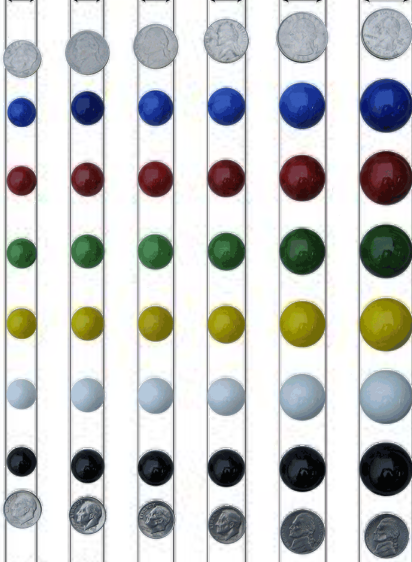
#> input picture Marbel.png, 412 x 562 px, found by its file name
$ python june9_size.py
#> lines starting #> are read from the running program, lines starting #| are printed output that depends on the picture; after the words box and inside, x2 and y2 are one past the last pixel; in counts of white or black regions, pixels touching at a corner belong together
import cv2
import numpy as np
import matplotlib.pyplot as plt
from collections import defaultdict

# Load image
image_path = r"C:\Users\win11\Documents\Tata_steel_object\Marbel.png"
image = cv2.imread(image_path)
#> image is the input picture: shape (562, 412, 3); mean B, G, R 201.2, 202.4, 200.9
if image is None:
    raise FileNotFoundError(f"Image not found: {image_path}")

# Convert to grayscale
gray = cv2.cvtColor(image, cv2.COLOR_BGR2GRAY)
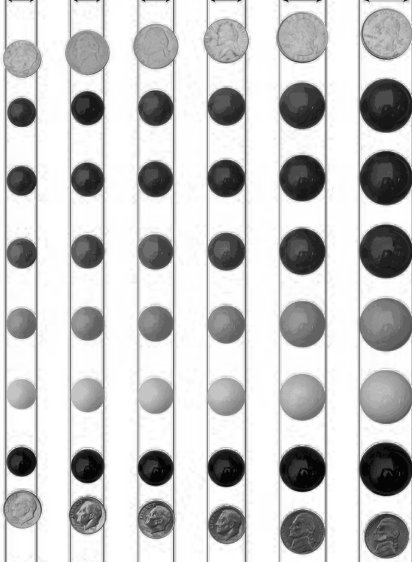
#> gray: shape (562, 412); min 5, max 255, mean 201.8

# Enhance contrast using CLAHE
clahe = cv2.createCLAHE(clipLimit=2.0, tileGridSize=(8, 8))
equalized = clahe.apply(gray)
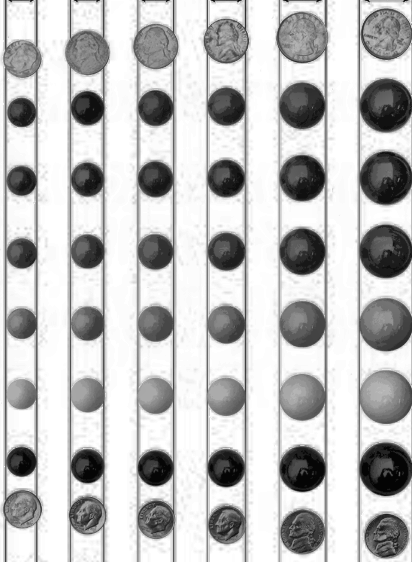
#> equalized: shape (562, 412); min 4, max 255, mean 193.4

# Blur to reduce noise
blurred = cv2.GaussianBlur(equalized, (5, 5), 1.5)
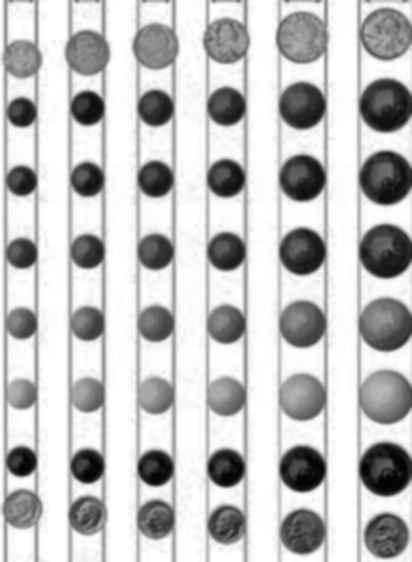
#> blurred: shape (562, 412); min 4, max 255, mean 193.5

# Hough Circle Detection
circles = cv2.HoughCircles(
    blurred,
    cv2.HOUGH_GRADIENT,
    dp=1.2,
    minDist=20,
    param1=50,
    param2=30,
    minRadius=10,
    maxRadius=60
)
#> circles = 129 rows, first 8: [385.8, 105, 26.92], [301.8, 36.6, 25.84], [155.4, 46.2, 23.32], [301.8, 396.6, 23.8], [301.8, 251.4, 22.72], [385.8, 251.4, 26.56], [303, 468.6, 23.44], [87, 52.2, 22.12]

# Overlap removal
def nms_circles_variable_size(circles, dist_factor=0.8):
    if len(circles) == 0:
        return []
    circles = sorted(circles, key=lambda x: x[2], reverse=True)
    keep = []
    for c in circles:
        x1, y1, r1 = c
        overlap = False
        for k in keep:
            x2, y2, r2 = k
            dist = np.hypot(x1 - x2, y1 - y2)
            if dist < dist_factor * (r1 + r2):
                overlap = True
                break
        if not overlap:
            keep.append(c)
    return keep

# Image physical size (mm)
physical_width_mm = 100
physical_height_mm = 80
height_px, width_px = image.shape[:2]
px_per_mm = (width_px / physical_width_mm + height_px / physical_height_mm) / 2

# Analyze circles
output = image.copy()
filtered_circles = []
sizes_mm = []

if circles is not None:
    circles = np.round(circles[0, :]).astype("int")
#> circles = 129 rows, first 8: [386, 105, 27], [302, 37, 26], [155, 46, 23], [302, 397, 24], [302, 251, 23], [386, 251, 27], [303, 469, 23], [87, 52, 22]
    filtered_circles = nms_circles_variable_size(circles, dist_factor=0.8)
#> in nms_circles_variable_size, `circles = sorted(circles, key=lambda x: x[2], reverse=True)`: circles = 129 items, first 6: [271, 488, 59], [127, 448, 59], [337, 58, 59], [127, 220, 59], [263, 146, 59], [269, 289, 58]
#> the loop in nms_circles_variable_size, `for c in circles:` made 129 passes
#> after the loop in nms_circles_variable_size, `for c in circles:`: keep = 29 items, first 6: [271, 488, 59], [127, 448, 59], [337, 58, 59], [127, 220, 59], [263, 146, 59], [269, 289, 58]
#> filtered_circles has the same summary as keep in nms_circles_variable_size

    print(f"Accurate marble count: {len(filtered_circles)}")
#| Accurate marble count: 29

    for (x, y, r) in filtered_circles:
        diameter_mm = (2 * r) / px_per_mm
        sizes_mm.append(round(diameter_mm, 1))

        cv2.circle(output, (x, y), r, (0, 255, 0), 2)
        cv2.circle(output, (x, y), 2, (0, 0, 255), -1)
#> this loop made 29 passes
#> (x, y, r, diameter_mm) on passes 1 to 8: (271, 488, 59, 21.18), (127, 448, 59, 21.18), (337, 58, 59, 21.18), (127, 220, 59, 21.18), (263, 146, 59, 21.18), (269, 289, 58, 20.82), (191, 361, 55, 19.74), (47, 293, 54, 19.38)
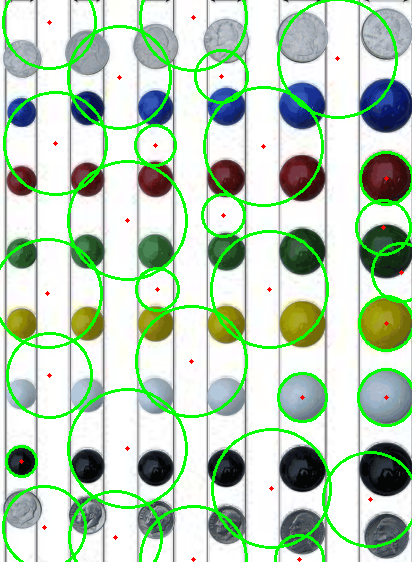
#> output: shape (562, 412, 3); 8.42% of pixels changed, all inside (x1, y1, x2, y2) = (0, 0, 412, 562)
#> after the loop, sizes_mm = 29 values, max 21.2 at index 0, min 5.4 at index 28, mean 14.6
else:
    print("No marbles detected.")

# Group sizes into bins
size_bins = defaultdict(int)
for size in sizes_mm:
    low = int(size)
    high = low + 1
    bin_label = f"{low}-{high}"
    size_bins[bin_label] += 1
#> this loop made 29 passes
#> (size, low, high, bin_label) on passes 1 to 8: (21.2, 21, 22, '21-22'), (21.2, 21, 22, '21-22'), (21.2, 21, 22, '21-22'), (21.2, 21, 22, '21-22'), (21.2, 21, 22, '21-22'), (20.8, 20, 21, '20-21'), (19.7, 19, 20, '19-20'), (19.4, 19, 20, '19-20')
#> after the loop, size_bins = 12 items

# Sort bin labels
sorted_bins = sorted(size_bins.items(), key=lambda x: int(x[0].split('-')[0]))
#> sorted_bins = [('5-6', 1), ('7-8', 3), ('8-9', 2), ('9-10', 4), ('10-11', 2), ('14-15', 1), ('15-16', 1), ('16-17', 3), ('18-19', 2), ('19-20', 4), ('20-21', 1), ('21-22', 5)]
labels = [k for k, _ in sorted_bins]
#> labels = ['5-6', '7-8', '8-9', '9-10', '10-11', '14-15', '15-16', '16-17', '18-19', '19-20', '20-21', '21-22']
counts = [v for _, v in sorted_bins]
#> counts = [1, 3, 2, 4, 2, 1, 1, 3, 2, 4, 1, 5]

print("\nGrouped Marble Sizes (in mm):")
for label, count in sorted_bins:
    print(f"{label} mm: {count}")
#> this loop made 12 passes
#> (printed output is left out)

# Plot results
plt.figure(figsize=(15, 5))

# Bar graph for size distribution
plt.subplot(1, 3, 1)
plt.title("Size Distribution (mm)")
plt.bar(labels, counts, color='skyblue', edgecolor='black')
plt.xlabel("Diameter Range (mm)")
plt.ylabel("Count")
plt.xticks(rotation=45)

# Canny edge
plt.subplot(1, 3, 2)
plt.title("Edges (Canny)")
plt.imshow(cv2.Canny(blurred, 50, 150), cmap='gray')
plt.axis("off")

# Final detected marbles
plt.subplot(1, 3, 3)
plt.title(f"Detected Marbles: {len(filtered_circles)}")
plt.imshow(cv2.cvtColor(output, cv2.COLOR_BGR2RGB))
plt.axis("off")

plt.tight_layout()
plt.show()
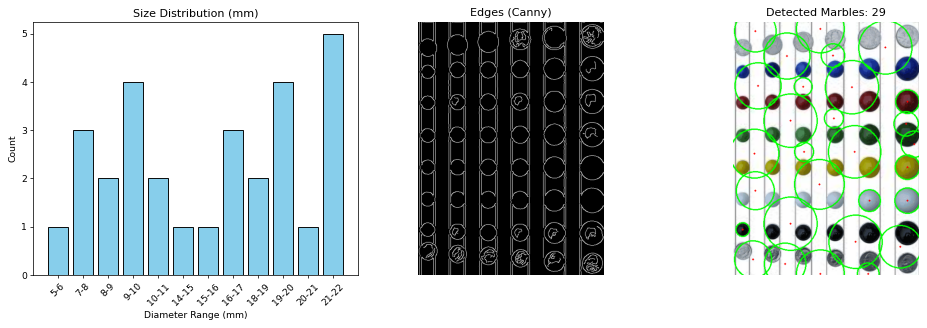
#> figure drawn by matplotlib, 3 panels; panel 1: tallest bar 5 high, from x = 10.6 to 11.4


#"C:\Users\win11\Documents\Tata_steel_object\Marble.png"

$ run again, with Marble (2).png copied over Marbel.png
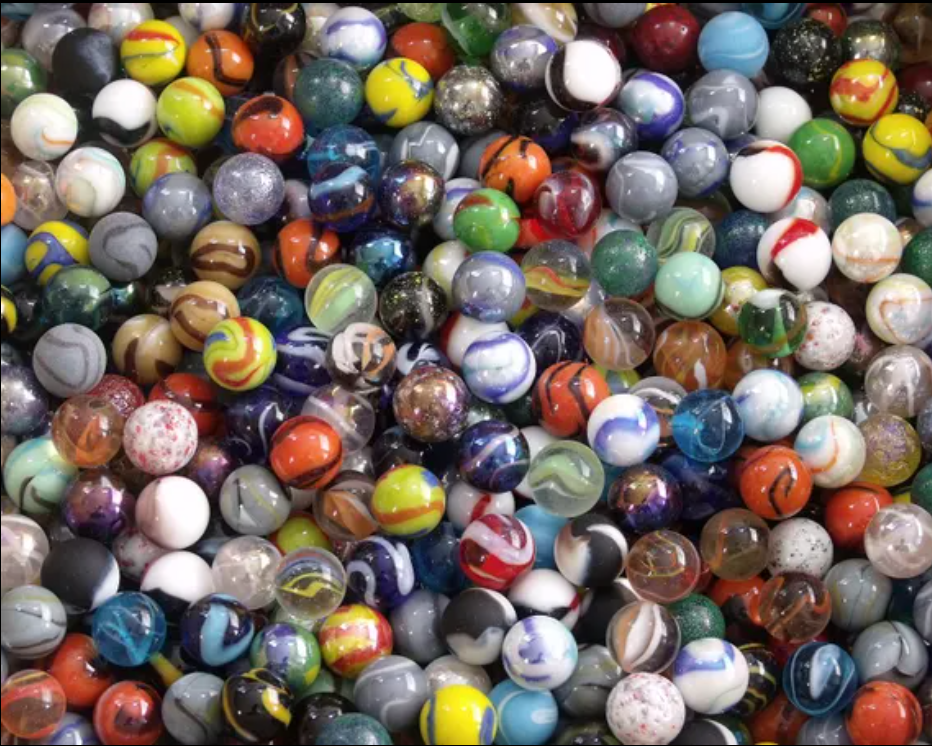
#> input picture Marble (2).png, 932 x 746 px, found by its file name
#> image is the input picture: shape (746, 932, 3); mean B, G, R 95.7, 104, 116.3
#> `circles = cv2.HoughCircles( blurred, cv2.HOUGH_GRADIENT, dp=1.2, minDi..`: circles = 820 rows, first 8: [663, 565.8, 36.88], [255, 499.8, 35.56], [319.8, 634.2, 58], [641.4, 636.6, 35.56], [160.2, 437.4, 36.88], [793.8, 253.8, 36.88], [564.6, 478.2, 39.52], [247.8, 187.8, 35.56]
#> `circles = np.round(circles[0, :]).astype("int")`: circles = 820 rows, first 8: [663, 566, 37], [255, 500, 36], [320, 634, 58], [641, 637, 36], [160, 437, 37], [794, 254, 37], [565, 478, 40], [248, 188, 36]
#> in nms_circles_variable_size, `circles = sorted(circles, key=lambda x: x[2], reverse=True)`: circles = 820 items, first 6: [361, 314, 59], [386, 113, 59], [62, 469, 59], [530, 485, 59], [136, 350, 59], [317, 542, 59]
#> the loop in nms_circles_variable_size, `for c in circles:` made 820 passes
#> after the loop in nms_circles_variable_size, `for c in circles:`: keep = 90 items, first 6: [361, 314, 59], [386, 113, 59], [62, 469, 59], [530, 485, 59], [136, 350, 59], [317, 542, 59]
#> filtered_circles has the same summary as keep in nms_circles_variable_size
#| Accurate marble count: 90
#> the loop `for (x, y, r) in filtered_circles:` made 90 passes
#> (x, y, r, diameter_mm) on passes 1 to 8: (361, 314, 59, 12.66), (386, 113, 59, 12.66), (62, 469, 59, 12.66), (530, 485, 59, 12.66), (136, 350, 59, 12.66), (317, 542, 59, 12.66), (659, 275, 59, 12.66), (643, 446, 59, 12.66)
#> after the loop `for (x, y, r) in filtered_circles:`:
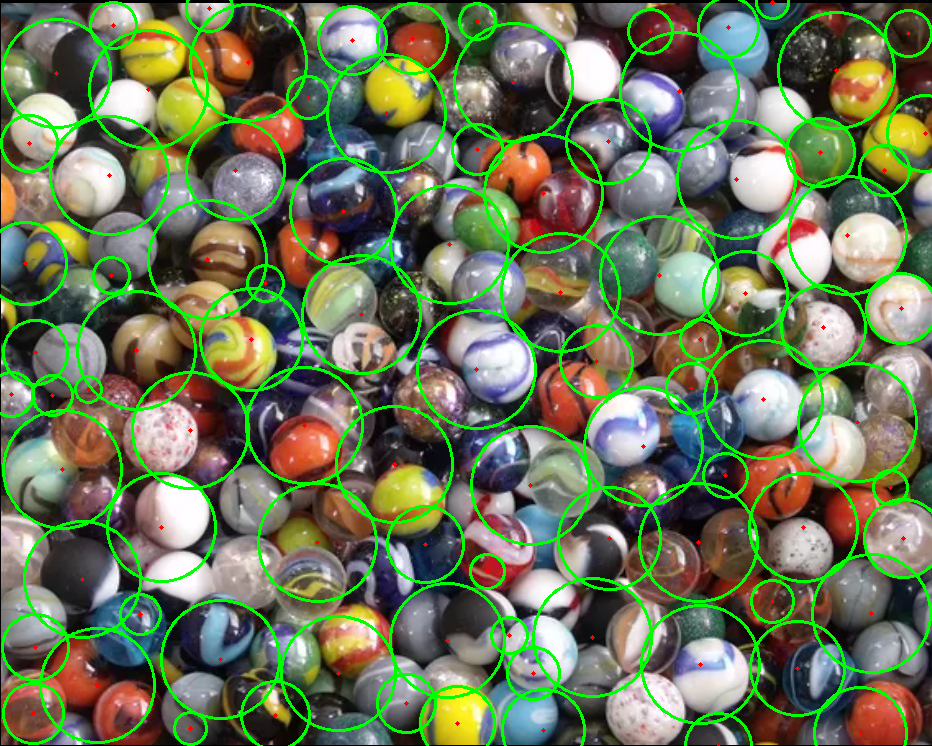
#> output: shape (746, 932, 3); 9.64% of pixels changed, all inside (x1, y1, x2, y2) = (0, 0, 932, 746)
#> after the loop `for (x, y, r) in filtered_circles:`: sizes_mm = 90 values, max 12.7 at index 0, min 2.8 at index 89, mean 9.03
#> the loop `for size in sizes_mm:` made 90 passes
#> (size, low, high, bin_label) on passes 1 to 8: (12.7, 12, 13, '12-13'), (12.7, 12, 13, '12-13'), (12.7, 12, 13, '12-13'), (12.7, 12, 13, '12-13'), (12.7, 12, 13, '12-13'), (12.7, 12, 13, '12-13'), (12.7, 12, 13, '12-13'), (12.7, 12, 13, '12-13')
#> after the loop `for size in sizes_mm:`: size_bins = 11 items
#> sorted_bins = [('2-3', 1), ('3-4', 8), ('4-5', 11), ('5-6', 4), ('6-7', 5), ('7-8', 9), ('8-9', 5), ('9-10', 4), ('10-11', 4), ('11-12', 4), ('12-13', 35)]
#> labels = ['2-3', '3-4', '4-5', '5-6', '6-7', '7-8', '8-9', '9-10', '10-11', '11-12', '12-13']
#> counts = [1, 8, 11, 4, 5, 9, 5, 4, 4, 4, 35]
#> the loop `for label, count in sorted_bins:` made 11 passes
#> (printed output is left out)
#> `plt.show()`:
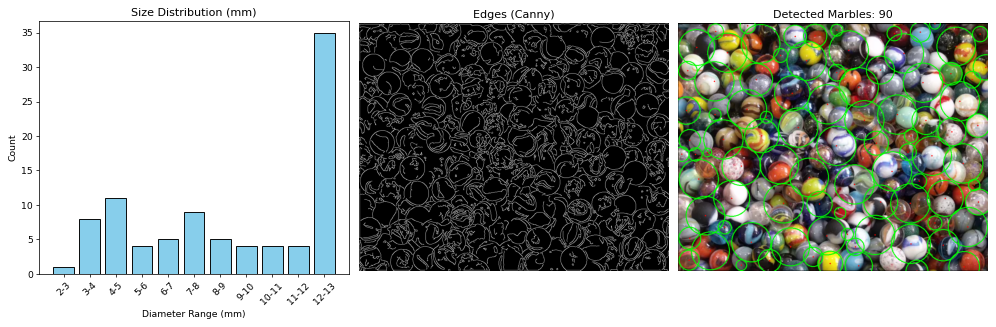
#> figure drawn by matplotlib, 3 panels; panel 1: tallest bar 35 high, from x = 9.6 to 10.4

$ run again, with test.png copied over Marbel.png
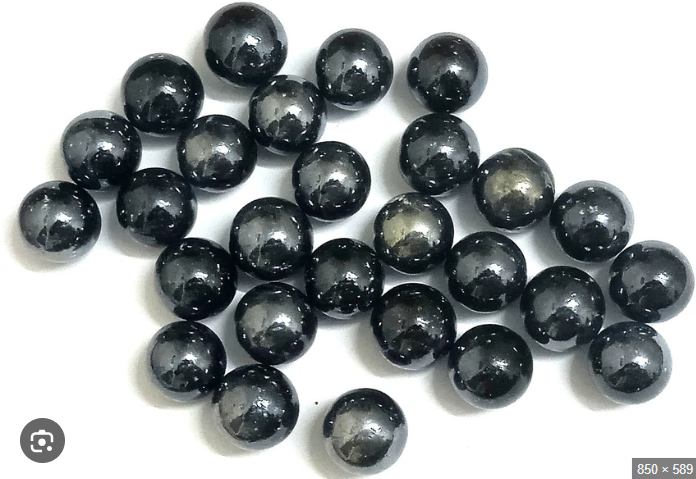
#> input picture test.png, 696 x 479 px, found by its file name
#> image is the input picture: shape (479, 696, 3); mean B, G, R 163.2, 162.2, 158.1
#> `circles = cv2.HoughCircles( blurred, cv2.HOUGH_GRADIENT, dp=1.2, minDi..`: circles = 217 rows, first 8: [365.4, 430.2, 41.8], [593.4, 220.2, 40.72], [489, 365.4, 43.24], [270.6, 239.4, 42.16], [244.2, 43.8, 42.04], [209.4, 330.6, 55.36], [246.6, 331.8, 58], [430.2, 243, 55.36]
#> `circles = np.round(circles[0, :]).astype("int")`: circles = 217 rows, first 8: [365, 430, 42], [593, 220, 41], [489, 365, 43], [271, 239, 42], [244, 44, 42], [209, 331, 55], [247, 332, 58], [430, 243, 55]
#> in nms_circles_variable_size, `circles = sorted(circles, key=lambda x: x[2], reverse=True)`: circles = 217 items, first 6: [514, 241, 59], [347, 223, 59], [309, 262, 59], [377, 218, 59], [242, 251, 59], [277, 148, 59]
#> the loop in nms_circles_variable_size, `for c in circles:` made 217 passes
#> after the loop in nms_circles_variable_size, `for c in circles:`: keep = 32 items, first 6: [514, 241, 59], [347, 223, 59], [242, 251, 59], [277, 148, 59], [145, 163, 58], [424, 293, 57]
#> filtered_circles has the same summary as keep in nms_circles_variable_size
#| Accurate marble count: 32
#> the loop `for (x, y, r) in filtered_circles:` made 32 passes
#> (x, y, r, diameter_mm) on passes 1 to 8: (514, 241, 59, 18.23), (347, 223, 59, 18.23), (242, 251, 59, 18.23), (277, 148, 59, 18.23), (145, 163, 58, 17.92), (424, 293, 57, 17.61), (303, 367, 57, 17.61), (381, 124, 57, 17.61)
#> after the loop `for (x, y, r) in filtered_circles:`:
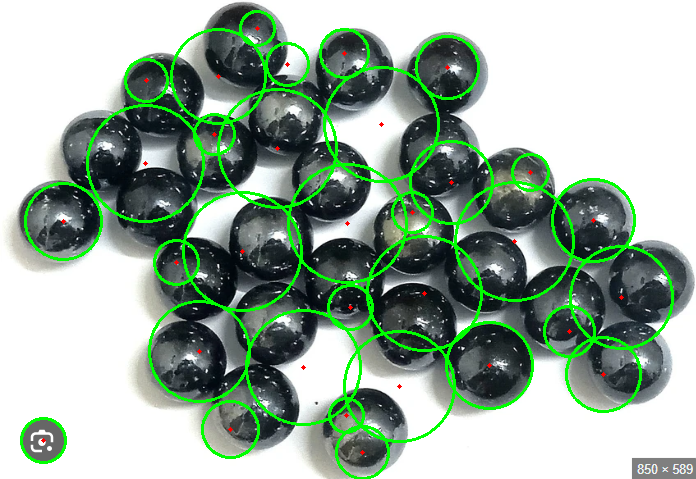
#> output: shape (479, 696, 3); 6.63% of pixels changed, all inside (x1, y1, x2, y2) = (20, 10, 674, 479)
#> after the loop `for (x, y, r) in filtered_circles:`: sizes_mm = 32 values, max 18.2 at index 0, min 5.3 at index 30, mean 11.61
#> the loop `for size in sizes_mm:` made 32 passes
#> (size, low, high, bin_label) on passes 1 to 8: (18.2, 18, 19, '18-19'), (18.2, 18, 19, '18-19'), (18.2, 18, 19, '18-19'), (18.2, 18, 19, '18-19'), (17.9, 17, 18, '17-18'), (17.6, 17, 18, '17-18'), (17.6, 17, 18, '17-18'), (17.6, 17, 18, '17-18')
#> after the loop `for size in sizes_mm:`: size_bins = 12 items
#> sorted_bins = [('5-6', 3), ('6-7', 7), ('7-8', 2), ('8-9', 2), ('9-10', 1), ('11-12', 2), ('12-13', 2), ('13-14', 1), ('14-15', 1), ('15-16', 2), ('17-18', 5), ('18-19', 4)]
#> labels = ['5-6', '6-7', '7-8', '8-9', '9-10', '11-12', '12-13', '13-14', '14-15', '15-16', '17-18', '18-19']
#> counts = [3, 7, 2, 2, 1, 2, 2, 1, 1, 2, 5, 4]
#> the loop `for label, count in sorted_bins:` made 12 passes
#> (printed output is left out)
#> `plt.show()`:
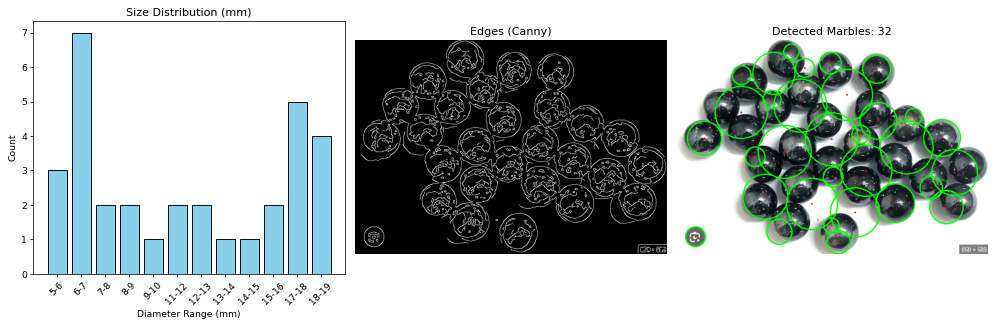
#> figure drawn by matplotlib, 3 panels; panel 1: tallest bar 7 high, from x = 0.6 to 1.4
